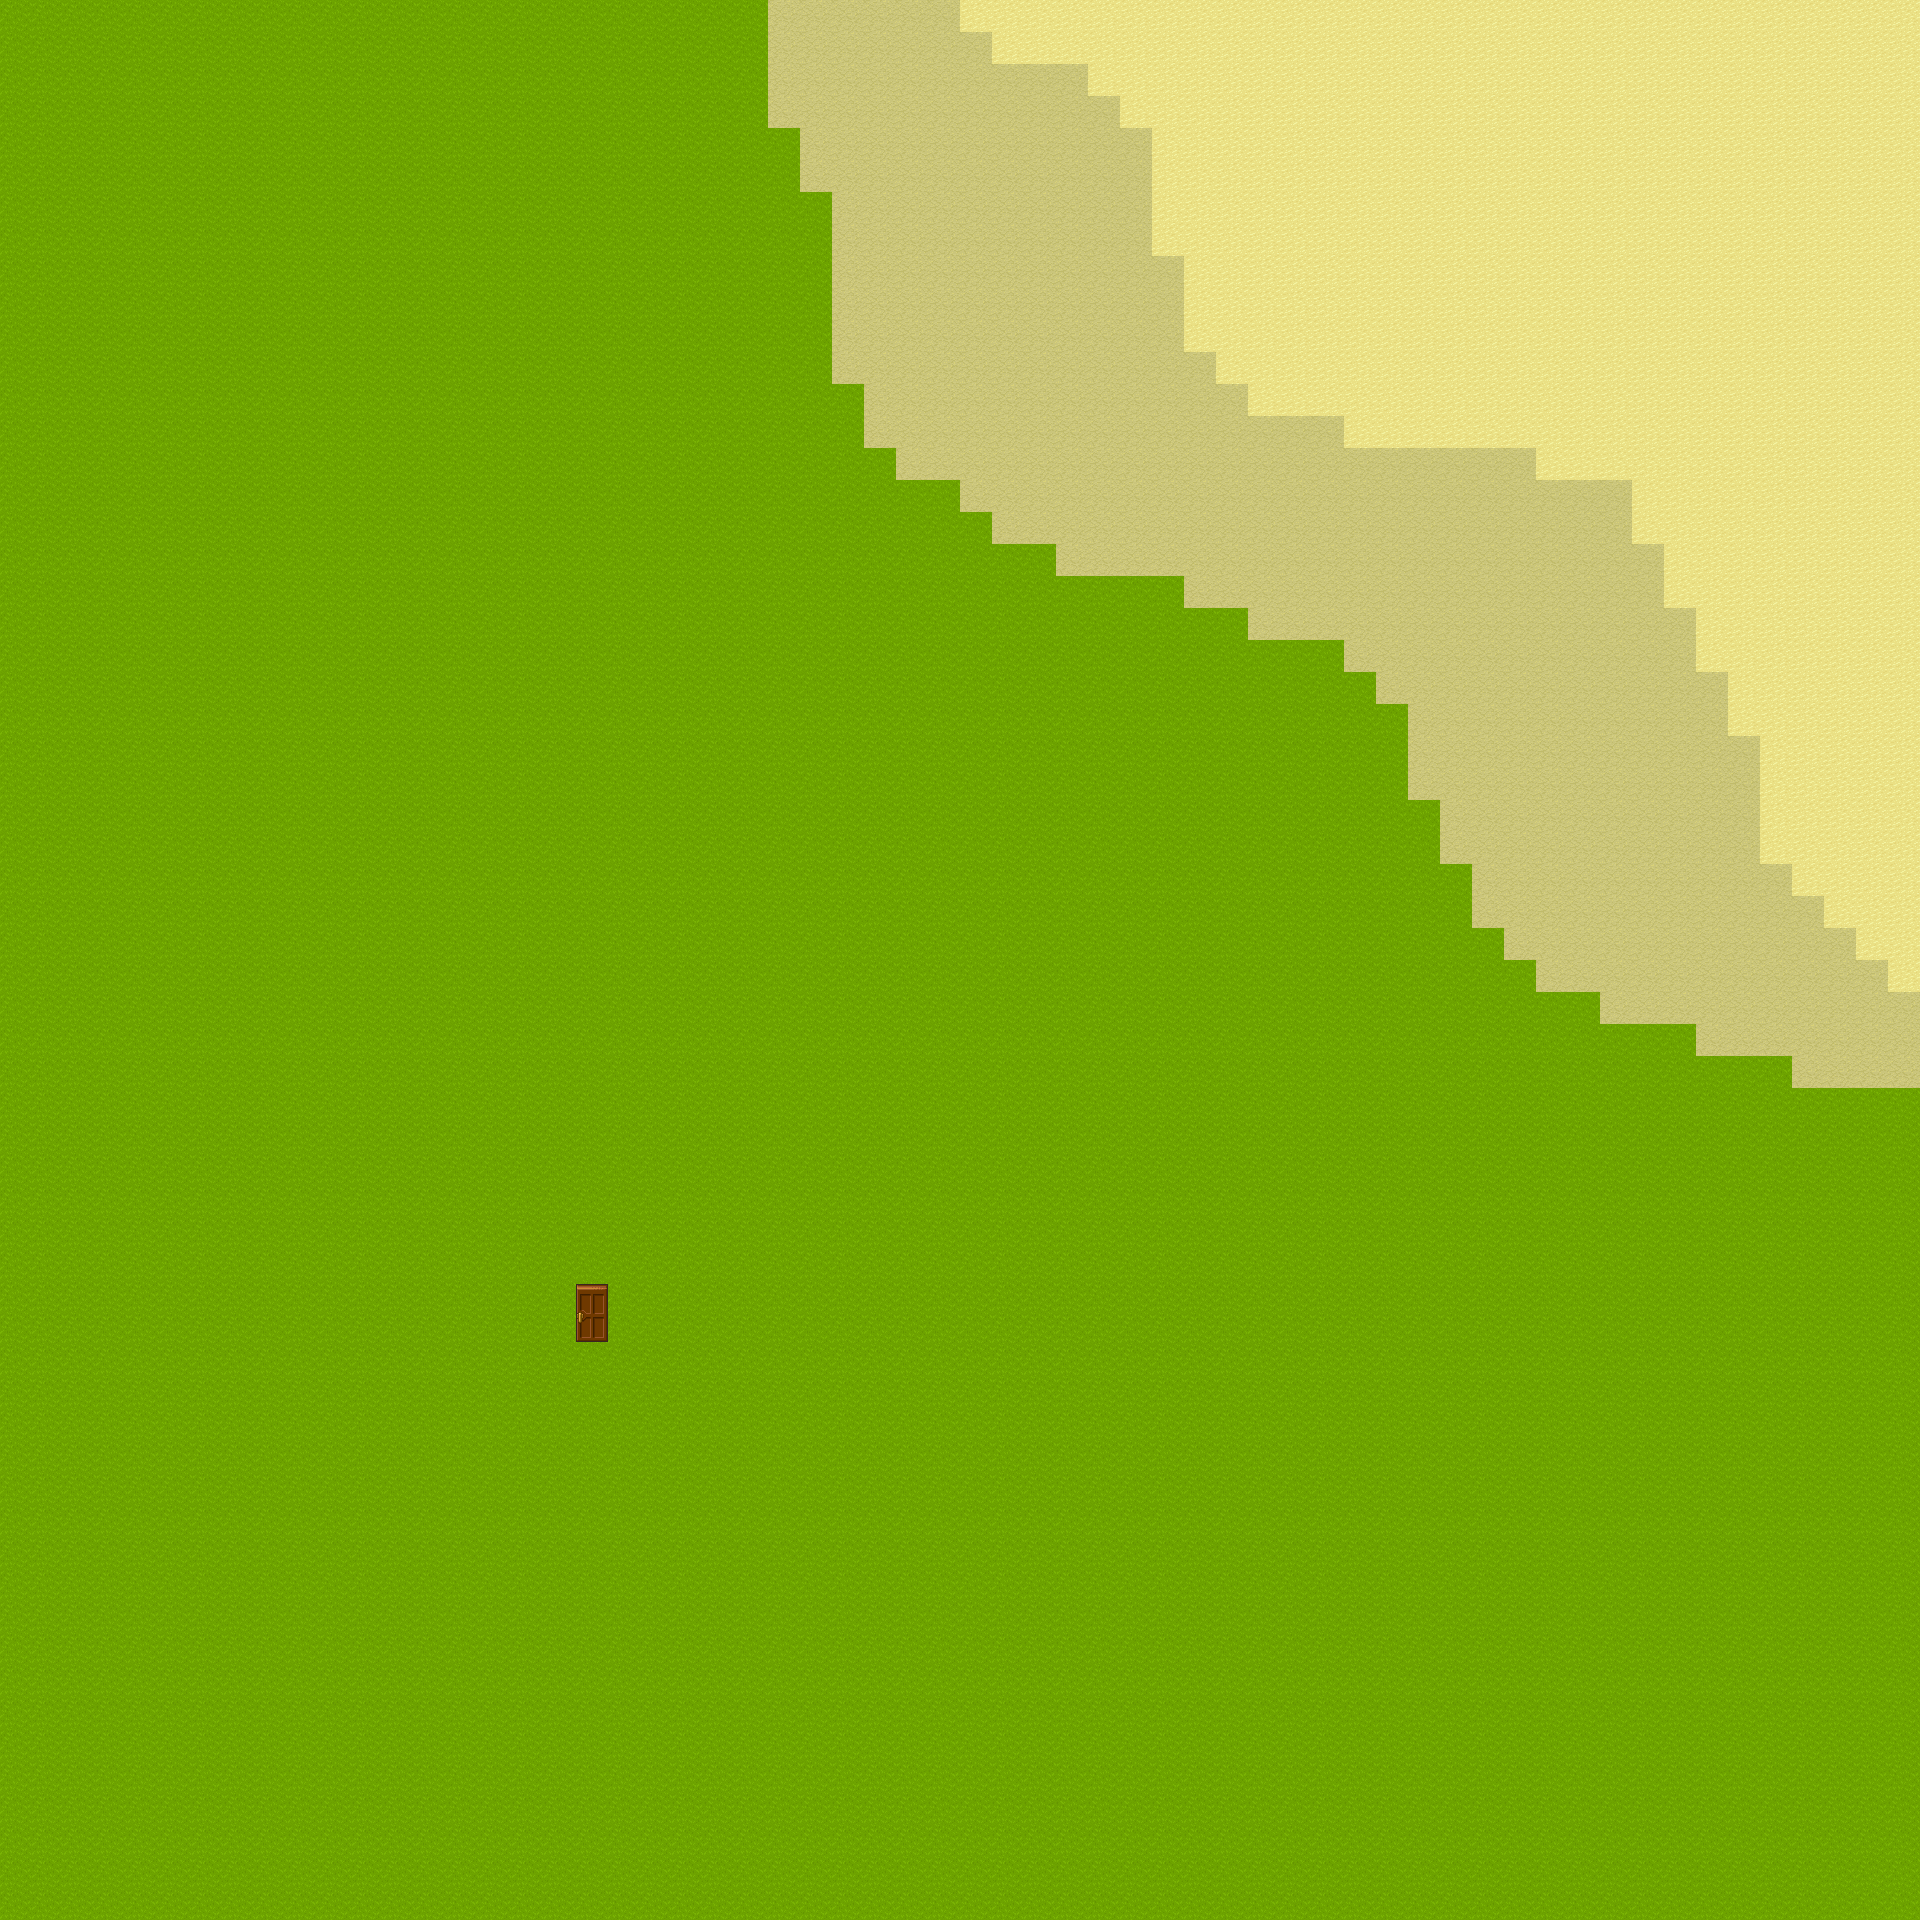

Tiled map render using the project's own tile images. Description and the map definition, with tile-layer contents summarised, below:
An orthogonal 60x60 tile map with 32x32 px tiles, 2 tile layers (Ground, Buildings).

<map version="1.5" tiledversion="1.7.2" orientation="orthogonal" renderorder="right-down" width="60" height="60" tilewidth="32" tileheight="32" infinite="0" nextlayerid="3" nextobjectid="1">
 <tileset firstgid="1" source="TSX/Base.tsx" />
 <layer id="1" name="Ground" width="60" height="60">
  <data>[3600 cells, 3600 non-empty, 3 distinct tile ids]</data>
 </layer>
 <layer id="2" name="Buildings" width="60" height="60">
  <data>[3600 cells, 2 non-empty, 2 distinct tile ids]</data>
 </layer>
</map>
